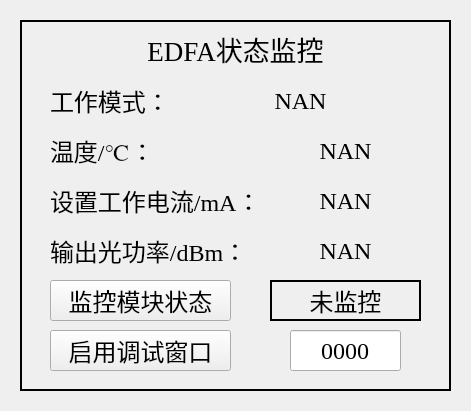
       <widget class="QWidget" name="widgetWatchParamEDFA_1" native="true">
        <property name="geometry">
         <rect>
          <x>1100</x>
          <y>420</y>
          <width>471</width>
          <height>411</height>
         </rect>
        </property>
        <widget class="QLabel" name="labelWatchModEDFA_1">
         <property name="geometry">
          <rect>
           <x>170</x>
           <y>80</y>
           <width>261</width>
           <height>41</height>
          </rect>
         </property>
         <property name="sizePolicy">
          <sizepolicy hsizetype="Ignored" vsizetype="Ignored">
           <horstretch>0</horstretch>
           <verstretch>0</verstretch>
          </sizepolicy>
         </property>
         <property name="font">
          <font>
           <family>Times New Roman</family>
           <pointsize>18</pointsize>
          </font>
         </property>
         <property name="text">
          <string>NAN</string>
         </property>
         <property name="alignment">
          <set>Qt::AlignCenter</set>
         </property>
        </widget>
        <widget class="QLabel" name="labelWatchPwrEDFA_1">
         <property name="geometry">
          <rect>
           <x>270</x>
           <y>230</y>
           <width>151</width>
           <height>41</height>
          </rect>
         </property>
         <property name="sizePolicy">
          <sizepolicy hsizetype="Ignored" vsizetype="Ignored">
           <horstretch>0</horstretch>
           <verstretch>0</verstretch>
          </sizepolicy>
         </property>
         <property name="font">
          <font>
           <family>Times New Roman</family>
           <pointsize>18</pointsize>
          </font>
         </property>
         <property name="text">
          <string>NAN</string>
         </property>
         <property name="alignment">
          <set>Qt::AlignCenter</set>
         </property>
        </widget>
        <widget class="QLabel" name="labelHintCurWatchEDFA_1">
         <property name="geometry">
          <rect>
           <x>50</x>
           <y>180</y>
           <width>201</width>
           <height>41</height>
          </rect>
         </property>
         <property name="sizePolicy">
          <sizepolicy hsizetype="Ignored" vsizetype="Ignored">
           <horstretch>0</horstretch>
           <verstretch>0</verstretch>
          </sizepolicy>
         </property>
         <property name="font">
          <font>
           <family>Times New Roman</family>
           <pointsize>18</pointsize>
          </font>
         </property>
         <property name="text">
          <string>设置工作电流/mA：</string>
         </property>
        </widget>
        <widget class="QLabel" name="labelHintTempWatchEDFA_1">
         <property name="geometry">
          <rect>
           <x>50</x>
           <y>130</y>
           <width>201</width>
           <height>41</height>
          </rect>
         </property>
         <property name="sizePolicy">
          <sizepolicy hsizetype="Ignored" vsizetype="Ignored">
           <horstretch>0</horstretch>
           <verstretch>0</verstretch>
          </sizepolicy>
         </property>
         <property name="font">
          <font>
           <family>Times New Roman</family>
           <pointsize>18</pointsize>
          </font>
         </property>
         <property name="text">
          <string>温度/℃：</string>
         </property>
        </widget>
        <widget class="QLabel" name="labelHintWatchPwrEDFA_1">
         <property name="geometry">
          <rect>
           <x>50</x>
           <y>230</y>
           <width>201</width>
           <height>41</height>
          </rect>
         </property>
         <property name="sizePolicy">
          <sizepolicy hsizetype="Ignored" vsizetype="Ignored">
           <horstretch>0</horstretch>
           <verstretch>0</verstretch>
          </sizepolicy>
         </property>
         <property name="font">
          <font>
           <family>Times New Roman</family>
           <pointsize>18</pointsize>
          </font>
         </property>
         <property name="text">
          <string>输出光功率/dBm：</string>
         </property>
        </widget>
        <widget class="QLabel" name="labelHintWatchModEDFA_1">
         <property name="geometry">
          <rect>
           <x>50</x>
           <y>80</y>
           <width>201</width>
           <height>41</height>
          </rect>
         </property>
         <property name="sizePolicy">
          <sizepolicy hsizetype="Ignored" vsizetype="Ignored">
           <horstretch>0</horstretch>
           <verstretch>0</verstretch>
          </sizepolicy>
         </property>
         <property name="font">
          <font>
           <family>Times New Roman</family>
           <pointsize>18</pointsize>
          </font>
         </property>
         <property name="text">
          <string>工作模式：</string>
         </property>
        </widget>
        <widget class="QLabel" name="labelWatchTempEDFA_1">
         <property name="geometry">
          <rect>
           <x>270</x>
           <y>130</y>
           <width>151</width>
           <height>41</height>
          </rect>
         </property>
         <property name="sizePolicy">
          <sizepolicy hsizetype="Ignored" vsizetype="Ignored">
           <horstretch>0</horstretch>
           <verstretch>0</verstretch>
          </sizepolicy>
         </property>
         <property name="font">
          <font>
           <family>Times New Roman</family>
           <pointsize>18</pointsize>
          </font>
         </property>
         <property name="text">
          <string>NAN</string>
         </property>
         <property name="alignment">
          <set>Qt::AlignCenter</set>
         </property>
        </widget>
        <widget class="QLabel" name="labelWatchCurEDFA_1">
         <property name="geometry">
          <rect>
           <x>270</x>
           <y>180</y>
           <width>151</width>
           <height>41</height>
          </rect>
         </property>
         <property name="sizePolicy">
          <sizepolicy hsizetype="Ignored" vsizetype="Ignored">
           <horstretch>0</horstretch>
           <verstretch>0</verstretch>
          </sizepolicy>
         </property>
         <property name="font">
          <font>
           <family>Times New Roman</family>
           <pointsize>18</pointsize>
          </font>
         </property>
         <property name="text">
          <string>NAN</string>
         </property>
         <property name="alignment">
          <set>Qt::AlignCenter</set>
         </property>
        </widget>
        <widget class="QPushButton" name="pushButtonToggleWatchStateEDFA_1">
         <property name="geometry">
          <rect>
           <x>50</x>
           <y>280</y>
           <width>181</width>
           <height>41</height>
          </rect>
         </property>
         <property name="sizePolicy">
          <sizepolicy hsizetype="Ignored" vsizetype="Ignored">
           <horstretch>0</horstretch>
           <verstretch>0</verstretch>
          </sizepolicy>
         </property>
         <property name="font">
          <font>
           <family>Times New Roman</family>
           <pointsize>18</pointsize>
          </font>
         </property>
         <property name="text">
          <string>监控模块状态</string>
         </property>
        </widget>
        <widget class="QLabel" name="labelWatchIfOnEDFA_1">
         <property name="geometry">
          <rect>
           <x>270</x>
           <y>280</y>
           <width>151</width>
           <height>41</height>
          </rect>
         </property>
         <property name="sizePolicy">
          <sizepolicy hsizetype="Ignored" vsizetype="Ignored">
           <horstretch>0</horstretch>
           <verstretch>0</verstretch>
          </sizepolicy>
         </property>
         <property name="font">
          <font>
           <family>Times New Roman</family>
           <pointsize>18</pointsize>
          </font>
         </property>
         <property name="frameShape">
          <enum>QFrame::WinPanel</enum>
         </property>
         <property name="text">
          <string>未监控</string>
         </property>
         <property name="alignment">
          <set>Qt::AlignCenter</set>
         </property>
        </widget>
        <widget class="QLabel" name="labelBgHintWatchEDFA_1">
         <property name="geometry">
          <rect>
           <x>20</x>
           <y>20</y>
           <width>431</width>
           <height>371</height>
          </rect>
         </property>
         <property name="font">
          <font>
           <family>Times New Roman</family>
           <pointsize>20</pointsize>
          </font>
         </property>
         <property name="frameShape">
          <enum>QFrame::WinPanel</enum>
         </property>
         <property name="text">
          <string>EDFA状态监控</string>
         </property>
         <property name="alignment">
          <set>Qt::AlignHCenter|Qt::AlignTop</set>
         </property>
         <property name="margin">
          <number>10</number>
         </property>
        </widget>
        <widget class="QPushButton" name="pushButtonOpenDebuggerEDFA_1">
         <property name="geometry">
          <rect>
           <x>50</x>
           <y>330</y>
           <width>181</width>
           <height>41</height>
          </rect>
         </property>
         <property name="sizePolicy">
          <sizepolicy hsizetype="Ignored" vsizetype="Ignored">
           <horstretch>0</horstretch>
           <verstretch>0</verstretch>
          </sizepolicy>
         </property>
         <property name="font">
          <font>
           <family>Times New Roman</family>
           <pointsize>18</pointsize>
          </font>
         </property>
         <property name="text">
          <string>启用调试窗口</string>
         </property>
        </widget>
        <widget class="QLineEdit" name="lineEditOpenDebuggerCodeEDFA_1">
         <property name="geometry">
          <rect>
           <x>290</x>
           <y>330</y>
           <width>111</width>
           <height>41</height>
          </rect>
         </property>
         <property name="sizePolicy">
          <sizepolicy hsizetype="Ignored" vsizetype="Ignored">
           <horstretch>0</horstretch>
           <verstretch>0</verstretch>
          </sizepolicy>
         </property>
         <property name="font">
          <font>
           <family>Times New Roman</family>
           <pointsize>18</pointsize>
          </font>
         </property>
         <property name="text">
          <string>0000</string>
         </property>
         <property name="alignment">
          <set>Qt::AlignCenter</set>
         </property>
        </widget>
        <zorder>labelBgHintWatchEDFA_1</zorder>
        <zorder>labelWatchModEDFA_1</zorder>
        <zorder>labelWatchPwrEDFA_1</zorder>
        <zorder>labelHintCurWatchEDFA_1</zorder>
        <zorder>labelHintTempWatchEDFA_1</zorder>
        <zorder>labelHintWatchPwrEDFA_1</zorder>
        <zorder>labelHintWatchModEDFA_1</zorder>
        <zorder>labelWatchTempEDFA_1</zorder>
        <zorder>labelWatchCurEDFA_1</zorder>
        <zorder>pushButtonToggleWatchStateEDFA_1</zorder>
        <zorder>labelWatchIfOnEDFA_1</zorder>
        <zorder>pushButtonOpenDebuggerEDFA_1</zorder>
        <zorder>lineEditOpenDebuggerCodeEDFA_1</zorder>
       </widget>
